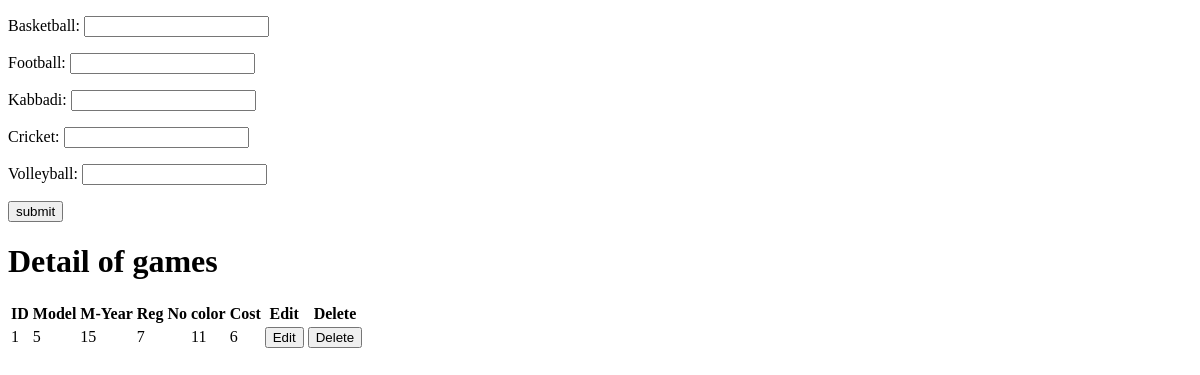
The app's page /sport/, older data.
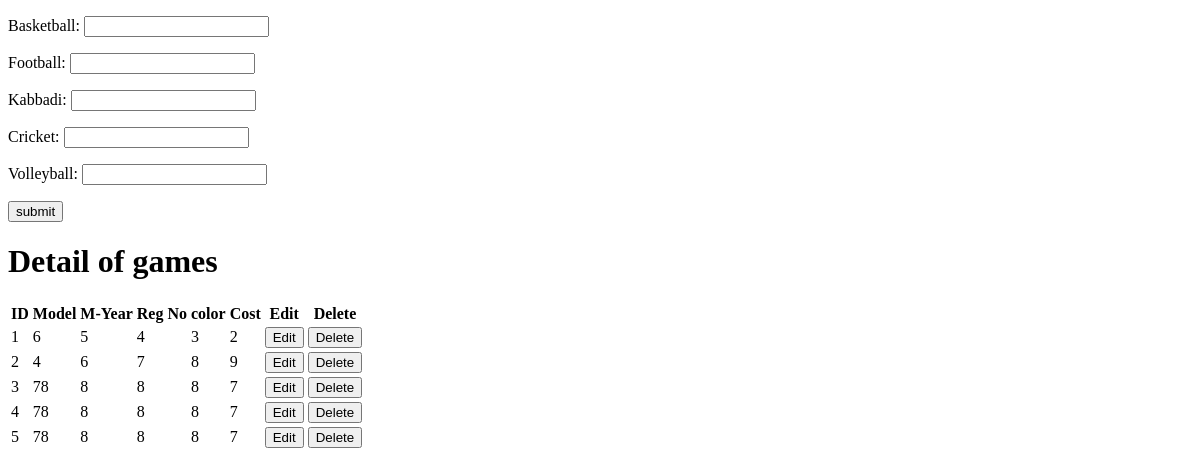
The same page, newer data.
### school/models.py (models this page shows, shortened)
class sports(models.Model):
    basketball=models.PositiveIntegerField()
    football=models.PositiveIntegerField()
    kabbadi=models.PositiveIntegerField()
    cricket=models.PositiveIntegerField()
    volleyball=models.PositiveIntegerField()

### school/views.py (the view)
# urls.py: path('sport/',views.sport,name='sport'),
def sport(request):
    if request.method=='GET':
        form=sportsform()
        ib=sports.objects.all()
        return render(request,'sports.html',{'form':form,'ib':ib})
    else:
        form=sportsform(request.POST)
        if form.is_valid():
            form.save()
            ib=sports.objects.all()
            return redirect('sport')

### school/forms.py
class sportsform(forms.ModelForm):
    class Meta:
        model=sports
        fields='__all__'

### templates/sports.html (shortened to what this page needs)
<!DOCTYPE html>
<html lang="en">
<head>
</head>
<body>
    <form action="" method="post">
        {{form.as_p}}
        <button type="submit">submit</button>
    </form>
    <h1>Detail of games</h1>
    <table>
        <tr>
          <th>ID</th>
          <th>Model</th>
          <th>M-Year</th>
          <th>Reg No</th>
          <th>color</th>
          <th>Cost</th>
          <th>Edit</th>
          <th>Delete</th>
          </tr>
        {% for c in ib %}
          <tr>
          <td>{{c.id}}</td>
          <td>{{c.basketball}} </td>
          <td>{{c.football}}</td>
          <td>{{c.kabbadi}}</td>
          <td>{{c.cricket}}</td>
          <td>{{c.volleyball}}</td>
          <td><a href="{% url 'change' c.id %}"><button>Edit</button></a></td>
          <td><a href="{% url 'move' c.id %}"><button>Delete</button></a></td>
          </tr>
        {% endfor %}
    </table>
</body>
</html>

Row changes from the older to the newer data that the page shows:
changed sports id 1: basketball "5" → "6"; football "15" → "5"; kabbadi "7" → "4"; cricket "11" → "3"; volleyball "6" → "2"
added sports: id "2", basketball "4", football "6", kabbadi "7", cricket "8", volleyball "9"
added sports: id "3", basketball "78", football "8", kabbadi "8", cricket "8", volleyball "7"
added sports: id "4", basketball "78", football "8", kabbadi "8", cricket "8", volleyball "7"
added sports: id "5", basketball "78", football "8", kabbadi "8", cricket "8", volleyball "7"
